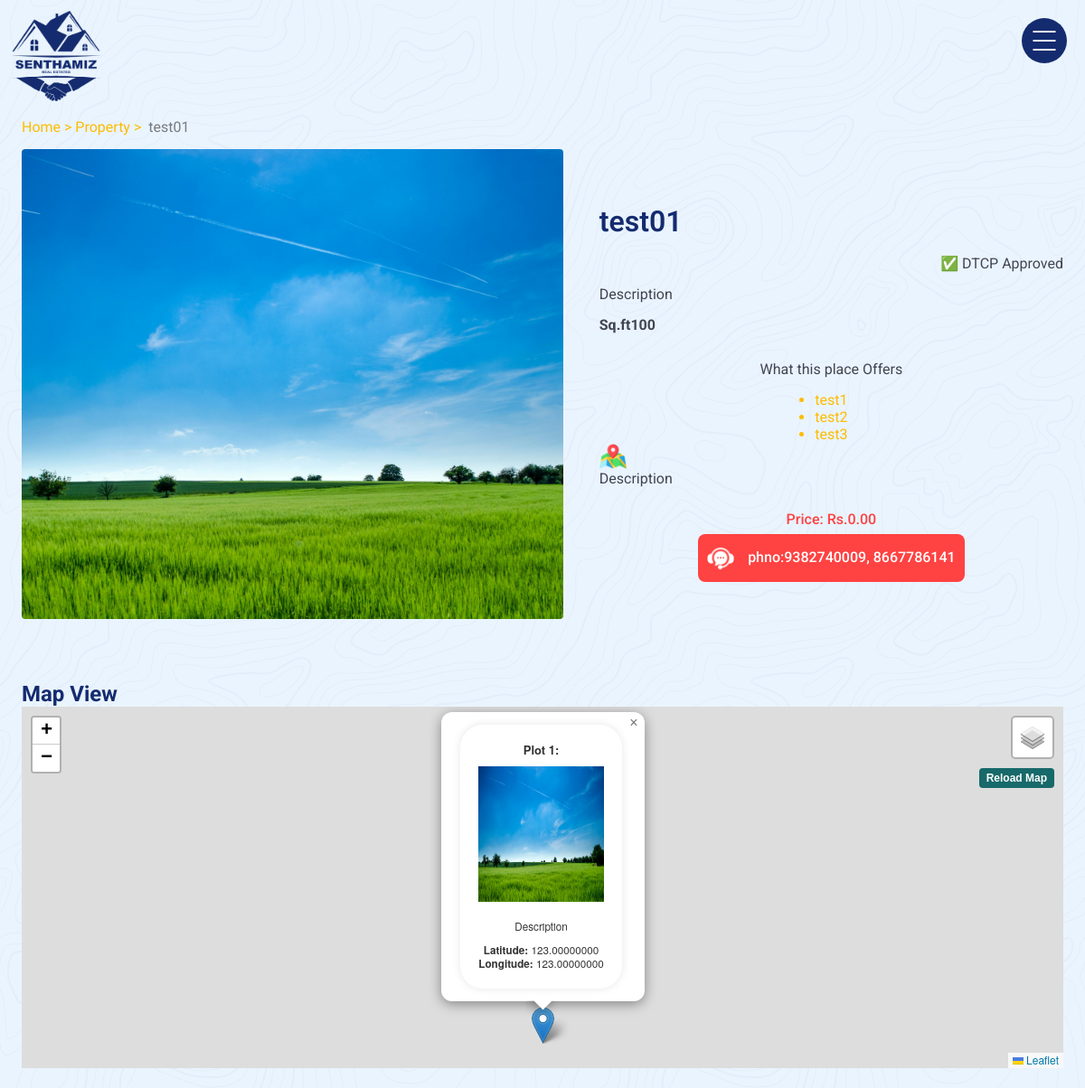
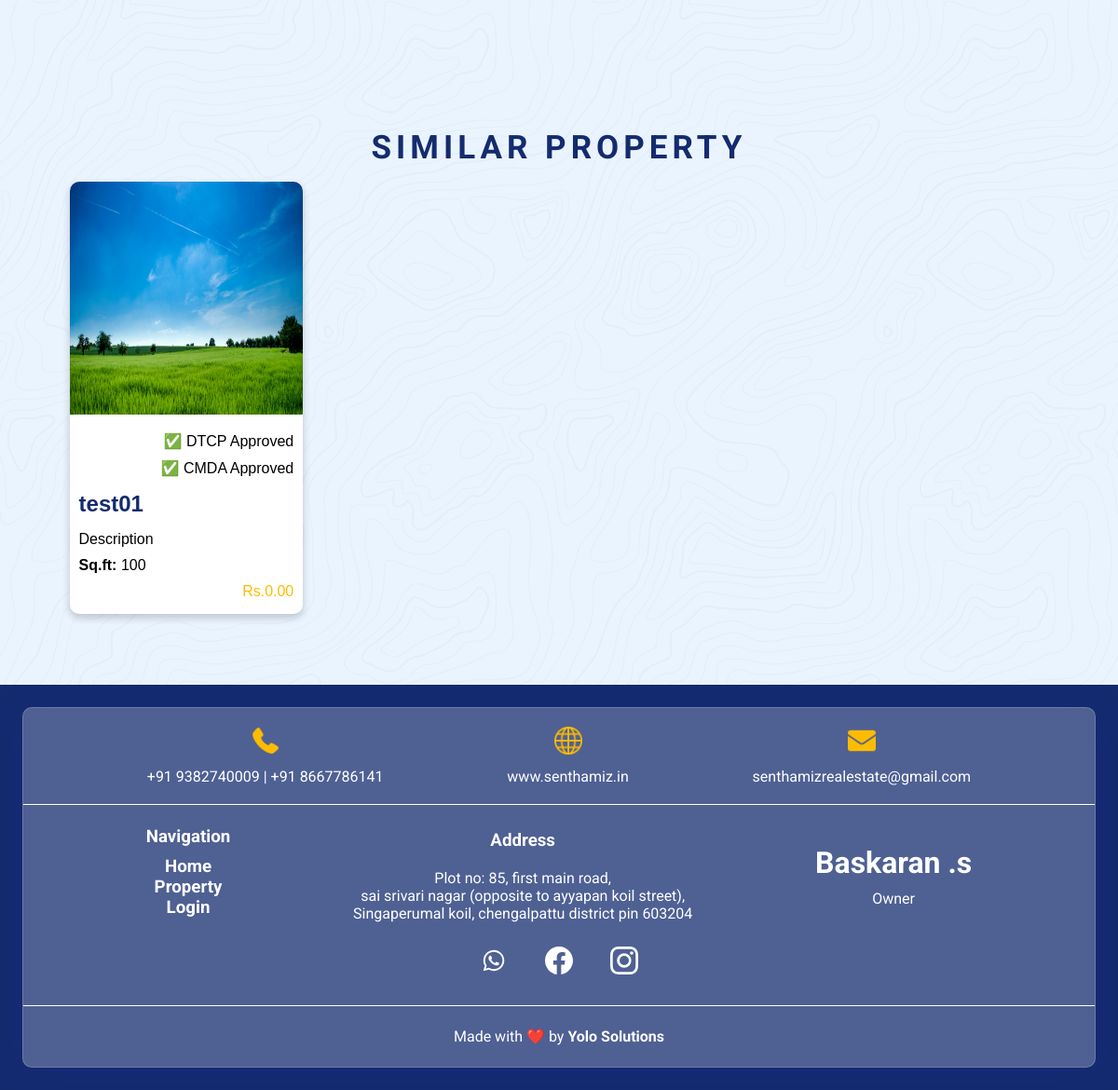
Screenshot of /product-details/test40E3765S53 with the database file from the repository (2 pictures, top to bottom).
### core/models.py (models this page shows, shortened)
class Product (models.Model):
    pid =ShortUUIDField(unique=True, length=10 , max_length=20, prefix="test", alphabet="SRE0123456789")
    title = models.CharField(max_length=100,default="Title")
    image = models.ImageField(upload_to=user_directory_path,default="image jpg ")
    description = models.TextField(null=True,blank=True,default="Description")
    address = models.TextField(null=True,blank=True,default="Description")
    SquareFeet = models.DecimalField(
        max_digits=12,
        decimal_places=0,
        null=True,
        blank=True,
        help_text="Square Feet"
    )
    latitude = models.DecimalField(
        max_digits=12,
        decimal_places=8,
        null=True,
        blank=True,
        help_text="Latitude in decimal degrees"
    )
    longitude = models.DecimalField(
        max_digits=12,
        decimal_places=8,
        null=True,
        blank=True,
        help_text="Longitude in decimal degrees"
    )
    user = models.ForeignKey(User, on_delete=models.SET_NULL,null=True)
    Category = models.ForeignKey(Category, on_delete=models.SET_NULL, null=True,default="product category",related_name="category")
    price = models.DecimalField(max_digits=999999999, decimal_places=2 ,default="0.00")
    product_status = models.CharField(choices=STATUS,max_length=10,default="in_review")
    featured = models.BooleanField (default=False)
    sku =ShortUUIDField(unique=True, length=4 , max_length=10, prefix="SKU-", alphabet="1234567890")
    date = models.DateTimeField(auto_now_add=True)
    upddated = models.DateTimeField (null=True,blank= True)
    special_features = models.TextField(null=True, blank=True, help_text="Enter special features separated by commas")
    dtcp_approved = models.BooleanField(default=False, help_text="Check if the product is DTCP approved")
    cmda_approved = models.BooleanField(default=False, help_text="Check if the product is CMDA approved")
    class Meta:
        verbose_name_plural = "Products"

### core/views.py (the view)
# urls.py: path("product-details/<pid>", product_details, name="product_details"),
def product_details(request,pid):
    product=Product.objects.get(pid=pid)
    p_image = product.p_images.all()
    special_features = product.special_features.split(',') if product.special_features else []
    products = Product.objects.filter(Category=product.Category)
    username = request.user.username
    is_authenticated = request.user.is_authenticated
    context = {
        "p":product,
        "p_images":p_image,
        "special_features": special_features,
        'latitude': product.latitude if product else None,
        'longitude': product.longitude if product else None,
        "products": products,
        "username": username,
        "is_authenticated": is_authenticated,
    }
    return render (request,'core/Products_Details.html',context)

### templates/core/Products_Details.html (shortened to what this page needs)
{% extends 'partials/base.html'%}
{% load static %}
{% block content %}
<body>
    <header>
       <div class="navigation">
          <div class="ham-btn" onclick="showNav()">
             <span></span>
             <span></span>
             <span></span>
          </div>
          <div class="links">
            <div class="link">
                <a href="{% url 'core:index' %}">Home</a>
            </div>
            <div class="link">
                <a href="{% url 'core:product' %}">Property</a>
            </div>
            <div class="link">
                <a href="{% url 'userauths:sign-up' %}">Login</a>
            </div>
          </div>
       </div>
    </header>
    <div class="logo">
       <a href="{% url 'core:index' %}"><img src="{% static 'img/Group 3475.png' %}" alt=""></a>
    </div>
    <div class="pagination">
       <p><a href="{% url 'core:index' %}">Home > </a> <a href="{% url 'core:product' %}">Property ></a>&nbsp; {{p.title}}</p>
    </div>
    <section class="product-container">
       <div class="img-card">
          <img src="{{ p.image.url }}" alt="" id="featured-image" />
       </div>
       <div class="product-info">
          <h3>{{p.title}}</h3>
         {% if p.dtcp_approved %}
                        <p style="text-align: right;">&#9989 DTCP Approved</p>
         {% endif %}
          <p>
            {{ p.description }}
          </p>
          <p>
            <strong> Sq.ft{{p.SquareFeet}}</strong>
          </p>
          <div class="land_features">
             <p>What this place Offers</p>
             <ul>
               {% for feature in special_features %}
                  <li>{{ feature }}</li>
               {% endfor %}
           </ul>
          </div>
          <div class="address">
             <img src="{% static 'img/map.png' %}" alt="map png" />
             <p>
               {{ p.address }}
             </p>
          </div>
          <div class="prc_cont">
             <h5>Price: Rs.{{p.price}}</h5>
             <div class="phn">
                <img src="{% static 'img/customer-service.png' %}" alt="" />
                <h5>phno:9382740009, 8667786141</h5>
             </div>
          </div>
       </div>
    </section>
    <section class="map">
      <h1>Map View</h1>
      <div id="mapid"></div>
      <div id="marker" data-lat="{{ latitude }}" data-lon="{{ longitude }}" data-address="{{ p.address }}" style="display: none;">
          <div class="popup-content">
              <div class="popup-title"><strong>Plot 1:</strong></div>
              <div class="popup-image">
                  <img src="{{ p.image.url }}" alt="Marker Image"/>
              </div>
              <div class="popup-address" id="popup-address">{{ p.address }}</div>
              <div class="popup-coordinates" id="popup-coordinates">
              <div><strong>Latitude:</strong> {{ latitude }}</div>
              <div><strong>Longitude:</strong> {{ longitude }}</div>
            </div>
          </div>
      </div>
  </section>
  <section class="suggested_prd">
   <h1 class="testimonial-header">  Similar Property</h1>
   <div class="card-container">
     {% for p in products %}
     <div class="card" id="card">
         <img src="{{ p.image.url }}" alt="Product Image" style="width:100%">
         <div class="card-content">
          {% if p.dtcp_approved %}
          <p style="text-align: right;">&#9989 DTCP Approved</p>
      {% endif %}
      {% if p.cmda_approved %}
          <p style="text-align: right;">&#9989 CMDA Approved</p>
      {% endif %}
             <h1>{{ p.title }}</h1>
             <p>{{ p.description|truncatewords:30 }}</p>
             <p><strong> Sq.ft:</strong> {{ p.SquareFeet }}</p>
             <p style="text-align: right;color: #FDBC00;">Rs.{{ p.price }}</p>
         </div>
     </div>
     {% endfor %}
</section>
   </body>
    {% endblock content %}

### templates/partials/base.html (shortened to what this page needs)
{% load static %}
<!DOCTYPE html>
<html lang="en">
   <head>
      <link rel="stylesheet" href="{% static 'css/styles.css' %}" />
      <link rel="stylesheet" href="https://unpkg.com/leaflet/dist/leaflet.css" />
      <link rel="stylesheet" href="https://cdnjs.cloudflare.com/ajax/libs/font-awesome/5.15.4/css/all.min.css">
   </head>
{% block content %}{% endblock content %}
<footer  class="footer-menu-main">
    <div class="footer-glass">
       <div class="call">
          <div class="footer-contact">
             <div class="img-roud-bg">
                <img src="{% static 'img/phone-call (2).png' %}" alt="">
             </div>
             <p>+91 9382740009 | +91 8667786141</p>
          </div>
          <div class="footer-contact">
             <div class="img-roud-bg">
                <img src="{% static 'img/internet.png' %}" alt="">
             </div>
             <p>www.senthamiz.in</p>
          </div>
          <div class="footer-contact">
             <div class="img-roud-bg">
                <img src="{% static 'img/email.png' %}" alt="">
             </div>
             <p>senthamizrealestate@gmail.com
             </p>
          </div>
       </div>
       <div class="footer-bundle">
          <div class="footer-menu-nav">
             <div class="f-nav-menu-list">
                <h3>
                Navigation
                <h3>
                <UL>
                   <LI><a href="{% url 'core:index' %}">Home</a></LI>
                   <LI><a href="{% url 'core:product' %}">Property</a></LI>
                   <LI><a href="{% url 'userauths:sign-up' %}">Login</a></LI>
                </UL>
             </div>
             <div class="f-nav-menu-list">
                <h3>
                   Address
                </h3>
                <p>Plot no: 85, first main road,<br>
                   sai srivari nagar (opposite to ayyapan koil street),<br>
                   Singaperumal koil, chengalpattu district  pin 603204
                </p>
             </div>
             <div class="f-nav-menu-list">
                <h1>
                   Baskaran .s
                </h1>
                <p>Owner</p>
             </div>
          </div>
          <div class="social-media">
             <ul class="example-2" style="list-style: none;">
                <li class="icon-content">
                   <a href="https://wa.me/8667786141" aria-label="Discord" data-social="discord">
 </a>
                </li>
                <li class="icon-content">
                   <a
                      href="https://www.facebook.com/profile.php?id=61556339735150"
                      aria-label="Steam"
                      data-social="steam"
                      >
                   </a>
                </li>
                <li class="icon-content">
                   <a
                      href="https://www.instagram.com/sentamiz_real_estate_/
                      "
                      aria-label="Instagram"
                      data-social="instagram"
                      >
                   </a>
                </li>
             </ul>
          </div>
       </div>
       <div class="made-with-love">
          <p>Made with ❤️ by <strong> Yolo Solutions </strong></p>
       </div>
    </div>
 </footer>
</body>
</html>

### rows the page displays
Product: title "test01", image (picture), description "Description", SquareFeet "100", address "Description", price "0.00", latitude "123.00000000", longitude "123.00000000", dtcp_approved "✅ DTCP Approved", cmda_approved "✅ CMDA Approved"

### other values shown
{{ feature }} "test1" "test2" "test3"
